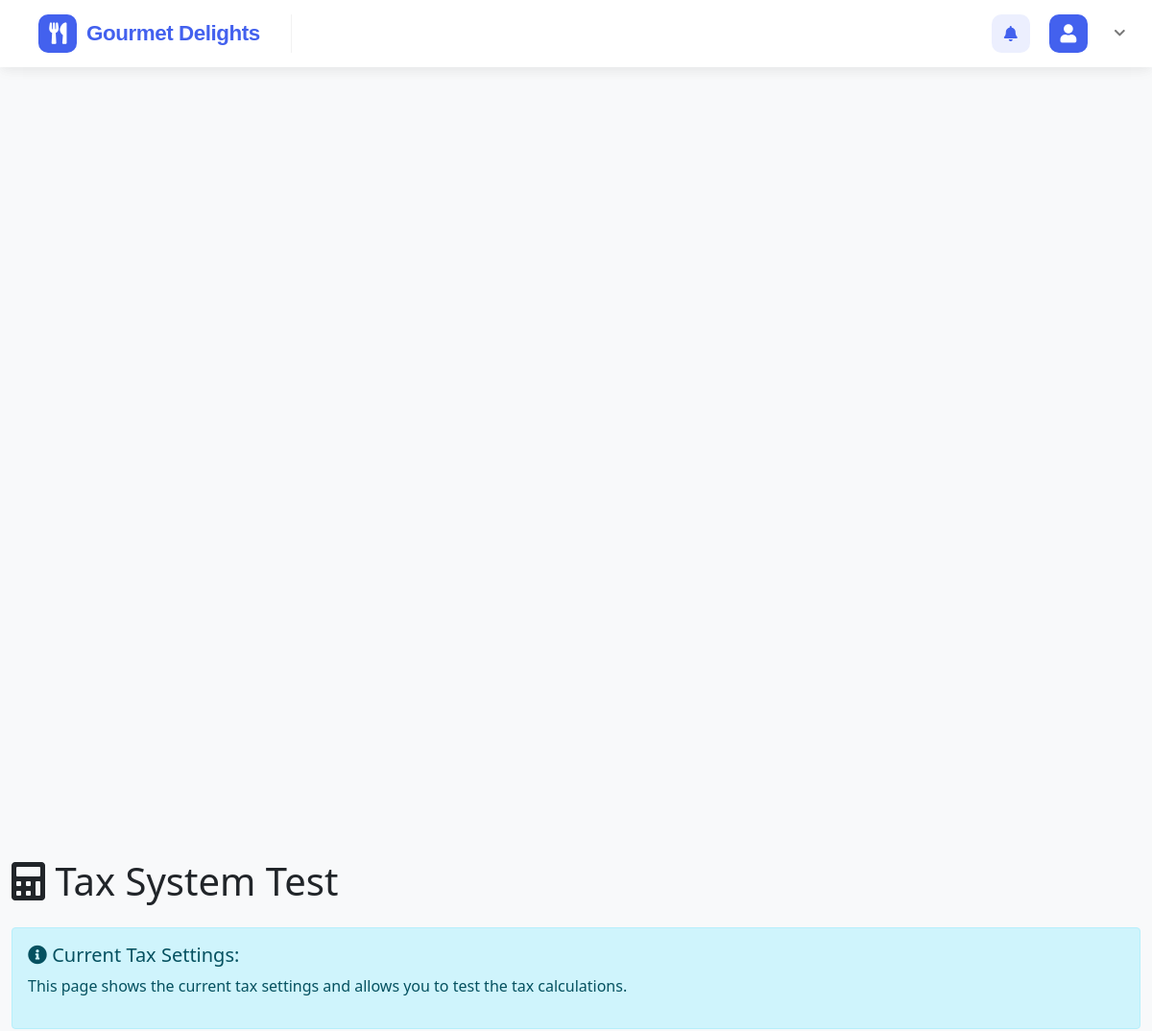
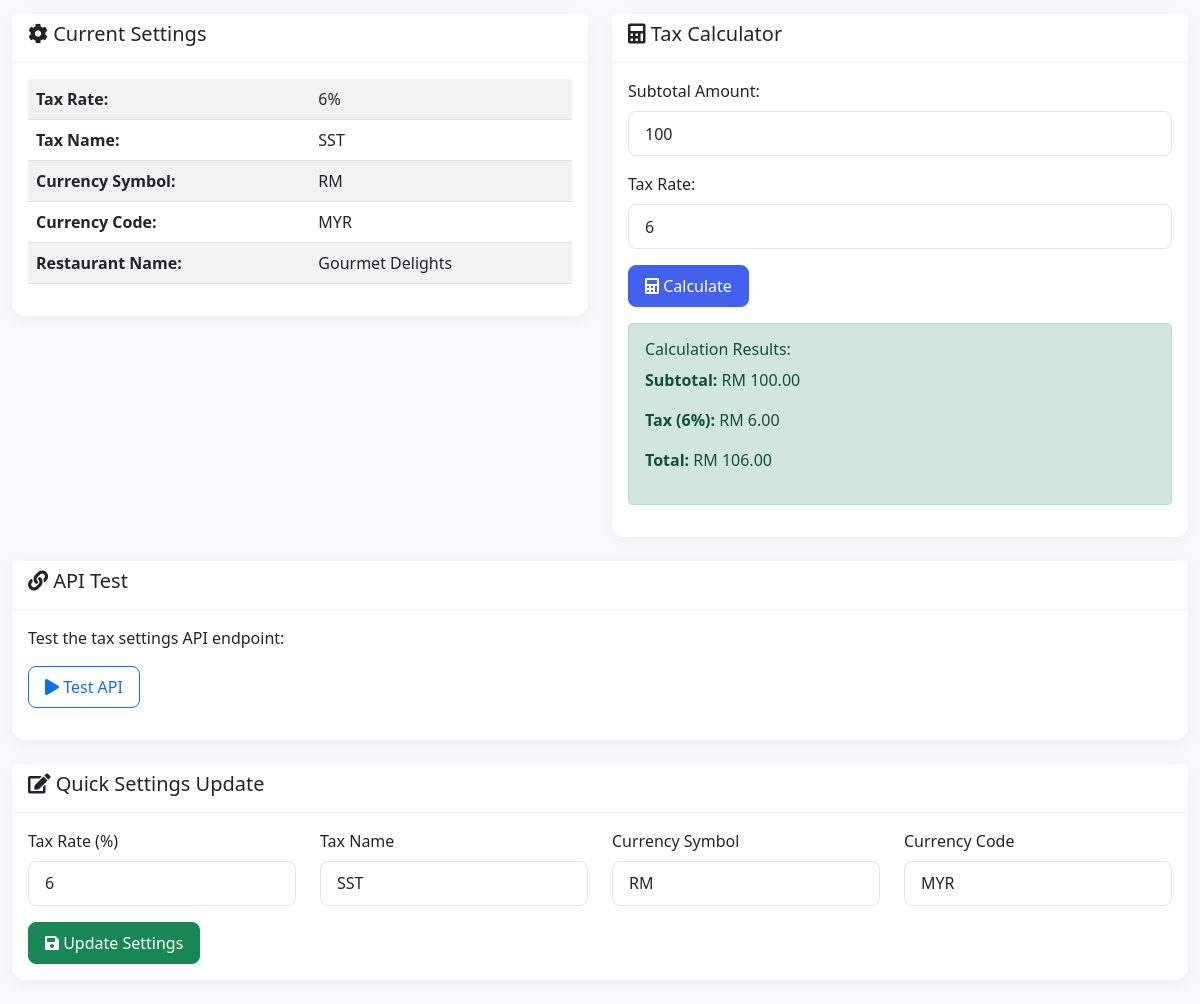
The app's page /admin/test_tax_system.php (signed in) with its own data (2 pictures, top to bottom).
### tables this page shows
CREATE TABLE IF NOT EXISTS system_settings (
    id INT AUTO_INCREMENT PRIMARY KEY,
    setting_key VARCHAR(100) NOT NULL UNIQUE,
    setting_value TEXT NOT NULL,
    setting_type ENUM('string', 'number', 'boolean', 'json') DEFAULT 'string',
    description TEXT,
    created_at TIMESTAMP DEFAULT CURRENT_TIMESTAMP,
    updated_at TIMESTAMP DEFAULT CURRENT_TIMESTAMP ON UPDATE CURRENT_TIMESTAMP
);

### classes/SystemSettings.php (called while the page is built, shortened)
<?php
class SystemSettings extends Model {
    protected $table_name = "system_settings";
    protected $conn;
    private $cache = [];
    public function __construct($db) {
        $this->conn = $db;
    }
    public function getSetting($key, $default = null) {
        if (isset($this->cache[$key])) {
            return $this->cache[$key];
        }
        try {
            $query = "SELECT setting_value, setting_type FROM " . $this->table_name . " WHERE setting_key = ?";
            $stmt = $this->conn->prepare($query);
            $stmt->execute([$key]);
            $result = $stmt->fetch(PDO::FETCH_ASSOC);
            if ($result) {
                $value = $this->convertValue($result['setting_value'], $result['setting_type']);
                $this->cache[$key] = $value;
                return $value;
            }
            return $default;
        } catch (Exception $e) {
            error_log("Error getting setting: " . $e->getMessage());
            return $default;
        }
    }
    private function convertValue($value, $type) {
        switch ($type) {
            case 'number':
                return is_numeric($value) ? (float)$value : 0;
            default:
                return $value;
        }
    }
    public function getTaxRatePercent() {
        return $this->getSetting('tax_rate', 6);
    }
    public function getTaxName() {
        return $this->getSetting('tax_name', 'SST');
    }
    public function getCurrencySymbol() {
        return $this->getSetting('currency_symbol', 'RM');
    }
    public function getCurrencyCode() {
        return $this->getSetting('currency_code', 'MYR');
    }
    public function getRestaurantName() {
        return $this->getSetting('restaurant_name', 'Gourmet Delights');
    }
}
?>

### admin/test_tax_system.php (the view, shortened to what this page needs)
<?php
require_once(__DIR__ . '/../classes/SystemSettings.php');
?>
<!DOCTYPE html>
<html lang="en">
<head>
    <link href="https://cdn.jsdelivr.net/npm/bootstrap@5.1.3/dist/css/bootstrap.min.css" rel="stylesheet">
    <link href="https://cdnjs.cloudflare.com/ajax/libs/font-awesome/6.0.0/css/all.min.css" rel="stylesheet">
</head>
<body>
    <?php include 'includes/navbar.php'; ?>
    <?php include 'includes/layout.php'; ?>
    <div class="container-fluid py-4" style="margin-top: 70px;">
        <div class="row">
            <div class="col-12">
                <h1 class="mb-4">
                    <i class="fas fa-calculator"></i> Tax System Test
                </h1>
                <div class="alert alert-info">
                    <h5><i class="fas fa-info-circle"></i> Current Tax Settings:</h5>
                    <p>This page shows the current tax settings and allows you to test the tax calculations.</p>
                </div>
                <div class="row">
                    <div class="col-md-6">
                        <div class="card">
                            <div class="card-header">
                                <h5><i class="fas fa-cog"></i> Current Settings</h5>
                            </div>
                            <div class="card-body">
                                <table class="table table-striped">
                                    <tr>
                                        <td><strong>Tax Rate:</strong></td>
                                        <td><?php echo $systemSettings->getTaxRatePercent(); ?>%</td>
                                    </tr>
                                    <tr>
                                        <td><strong>Tax Name:</strong></td>
                                        <td><?php echo $systemSettings->getTaxName(); ?></td>
                                    </tr>
                                    <tr>
                                        <td><strong>Currency Symbol:</strong></td>
                                        <td><?php echo $systemSettings->getCurrencySymbol(); ?></td>
                                    </tr>
                                    <tr>
                                        <td><strong>Currency Code:</strong></td>
                                        <td><?php echo $systemSettings->getCurrencyCode(); ?></td>
                                    </tr>
                                    <tr>
                                        <td><strong>Restaurant Name:</strong></td>
                                        <td><?php echo $systemSettings->getRestaurantName(); ?></td>
                                    </tr>
                                </table>
                            </div>
                        </div>
                    </div>
                    <div class="col-md-6">
                        <div class="card">
                            <div class="card-header">
                                <h5><i class="fas fa-calculator"></i> Tax Calculator</h5>
                            </div>
                            <div class="card-body">
                                <div class="mb-3">
                                    <label class="form-label">Subtotal Amount:</label>
                                    <input type="number" class="form-control" id="subtotalInput" value="100" step="0.01">
                                </div>
                                <div class="mb-3">
                                    <label class="form-label">Tax Rate:</label>
                                    <input type="number" class="form-control" id="taxRateInput" value="<?php echo $systemSettings->getTaxRatePercent(); ?>" step="0.1">
                                </div>
                                <button class="btn btn-primary" onclick="calculateTax()">
                                    <i class="fas fa-calculator"></i> Calculate
                                </button>
                                <div class="mt-3" id="calculationResults">
                                </div>
                            </div>
                        </div>
                    </div>
                </div>
                <div class="row mt-4">
                    <div class="col-12">
                        <div class="card">
                            <div class="card-header">
                                <h5><i class="fas fa-link"></i> API Test</h5>
                            </div>
                            <div class="card-body">
                                <p>Test the tax settings API endpoint:</p>
                                <button class="btn btn-outline-primary" onclick="testAPI()">
                                    <i class="fas fa-play"></i> Test API
                                </button>
                            </div>
                        </div>
                    </div>
                </div>
                <div class="row mt-4">
                    <div class="col-12">
                        <div class="card">
                            <div class="card-header">
                                <h5><i class="fas fa-edit"></i> Quick Settings Update</h5>
                            </div>
                            <div class="card-body">
                                <form method="POST" action="">
                                    <div class="row">
                                        <div class="col-md-3">
                                            <div class="mb-3">
                                                <label class="form-label">Tax Rate (%)</label>
                                                <input type="number" class="form-control" name="tax_rate" value="<?php echo $systemSettings->getTaxRatePercent(); ?>" step="0.1">
                                            </div>
                                        </div>
                                        <div class="col-md-3">
                                            <div class="mb-3">
                                                <label class="form-label">Tax Name</label>
                                                <input type="text" class="form-control" name="tax_name" value="<?php echo $systemSettings->getTaxName(); ?>">
                                            </div>
                                        </div>
                                        <div class="col-md-3">
                                            <div class="mb-3">
                                                <label class="form-label">Currency Symbol</label>
                                                <input type="text" class="form-control" name="currency_symbol" value="<?php echo $systemSettings->getCurrencySymbol(); ?>">
                                            </div>
                                        </div>
                                        <div class="col-md-3">
                                            <div class="mb-3">
                                                <label class="form-label">Currency Code</label>
                                                <input type="text" class="form-control" name="currency_code" value="<?php echo $systemSettings->getCurrencyCode(); ?>">
                                            </div>
                                        </div>
                                    </div>
                                    <button type="submit" class="btn btn-success">
                                        <i class="fas fa-save"></i> Update Settings
                                    </button>
                                </form>
                            </div>
                        </div>
                    </div>
                </div>
            </div>
        </div>
    </div>
</body>
</html>

### admin/includes/navbar.php (shortened to what this page needs)
<?php
try {
    require_once(__DIR__ . '/../../classes/SystemSettings.php');
    $database = new Database();
    $db = $database->getConnection();
    $systemSettings = new SystemSettings($db);
    $restaurant_name = $systemSettings->getRestaurantName();
} catch (Exception $e) {
    $restaurant_name = 'Gourmet Delights';
    error_log('Navbar restaurant name error: ' . $e->getMessage());
}
?>
<link href="css/navbar.css" rel="stylesheet">
<nav class="navbar top-navbar">
    <div class="d-flex align-items-center w-100">
        <div class="brand-wrapper">
            <a class="navbar-brand d-flex align-items-center" href="dashboard.php">
                <div class="brand-icon">
                    <i class="fas fa-utensils"></i>
                </div>
                <span><?php echo htmlspecialchars($restaurant_name); ?></span>
            </a>
        </div>
        <div class="d-flex align-items-center ms-auto">
            <div class="dropdown me-2 me-md-3">
                <button class="btn notification-btn" data-bs-toggle="dropdown" id="notificationBtn">
                    <i class="fas fa-bell"></i>
                </button>
            </div>
            <div class="dropdown">
                <a href="#" class="user-profile text-decoration-none" data-bs-toggle="dropdown">
                    <div class="user-avatar">
                        <i class="fas fa-user"></i>
                    </div>
                    <i class="fas fa-chevron-down ms-2" style="color: #777; font-size: 0.8rem;"></i>
                </a>
            </div>
        </div>
    </div>
</nav>
<div class="position-fixed bottom-0 end-0 p-3" style="z-index: 11">
</div>

### admin/includes/layout.php (shortened to what this page needs)
<!DOCTYPE html>
<html lang="en">
<head>
    <link href="https://cdn.jsdelivr.net/npm/bootstrap@5.1.3/dist/css/bootstrap.min.css" rel="stylesheet">
    <link href="https://cdnjs.cloudflare.com/ajax/libs/font-awesome/5.15.4/css/all.min.css" rel="stylesheet">
</head>
<body>
    <?php include 'navbar.php'; ?>
    <?php
    $has_permissions = false;
    ?>
    <main class="main-content <?php echo !$has_permissions ? 'no-sidebar' : ''; ?>">
    </main>
</body>
</html>

### admin/includes/navbar.php (style rules this page uses)
.top-navbar { position: fixed; top: 0; right: 0; left: 0; height: 70px; background: #fff !important; box-shadow: 0 2px 15px rgba(0,0,0,0.05); z-index: 1040; padding: 0 1.5rem; }
.navbar-brand { font-family: 'Poppins', sans-serif; font-weight: 700; font-size: 1.4rem; color: var(--primary-color) !important; padding: 0; text-decoration: none; letter-spacing: -0.02em; line-height: 1.2; transition: all 0.3s ease; }
.brand-wrapper { width: 280px; padding: 0 1rem; display: flex; align-items: center; border-right: 1px solid rgba(0,0,0,0.05); margin-right: 1rem; }
.brand-icon { width: 40px; height: 40px; background: var(--primary-color); border-radius: 10px; display: flex; align-items: center; justify-content: center; margin-right: 10px; }
.brand-icon i { color: #fff; font-size: 1.4rem; transition: all 0.3s ease; }
.notification-btn { width: 40px; height: 40px; border-radius: 10px; background: rgba(67, 97, 238, 0.1); color: var(--primary-color); display: flex; align-items: center; justify-content: center; position: relative; transition: all 0.3s ease; }
.user-profile { display: flex; align-items: center; padding: 0.25rem; border-radius: 10px; transition: all 0.3s ease; }
.user-avatar { width: 40px; height: 40px; border-radius: 10px; background: var(--primary-color); display: flex; align-items: center; justify-content: center; margin-right: 10px; }
.user-avatar i { color: #fff; font-size: 1.2rem; }

### admin/includes/layout.php (style rules this page uses)
:root { --primary-color: #4361ee; --secondary-color: #3f37c9; --accent-color: #4895ef; --success-color: #4cc9f0; --navbar-height: 70px; --sidebar-width: 280px; }
body { min-height: 100vh; background: #f8f9fa; padding-top: var(--navbar-height); }
.main-content { margin-left: var(--sidebar-width); transition: all 0.3s ease; padding: 1.5rem; min-height: calc(100vh - var(--navbar-height)); }
.main-content.no-sidebar { margin-left: 0; }
.card { border: none; box-shadow: 0 2px 15px rgba(0,0,0,0.05); border-radius: 12px; }
.card-header { background-color: #fff; border-bottom: 1px solid rgba(0,0,0,0.05); }
.btn { border-radius: 8px; padding: 0.5rem 1rem; font-weight: 500; }
.btn-primary { background: var(--primary-color); border-color: var(--primary-color); }
.form-control { border-radius: 8px; padding: 0.6rem 1rem; border: 1px solid rgba(0,0,0,0.1); }

### records on screen
system_settings: setting_value "Gourmet Delights"
system_settings: setting_value "6"
system_settings: setting_value "SST"
system_settings: setting_value "RM"
system_settings: setting_value "MYR"

### other values on screen
$systemSettings->getRestaurantName() "Gourmet Delights"
